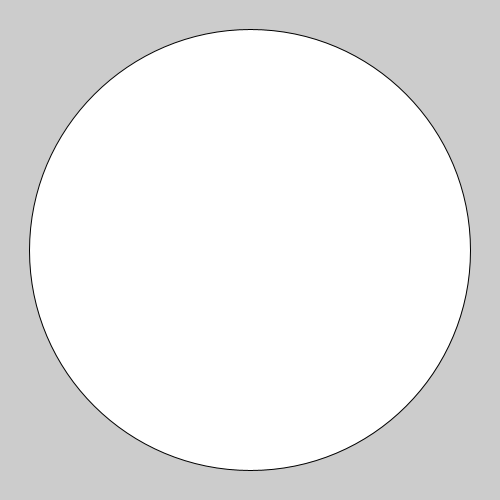
Frame 1 (no input)
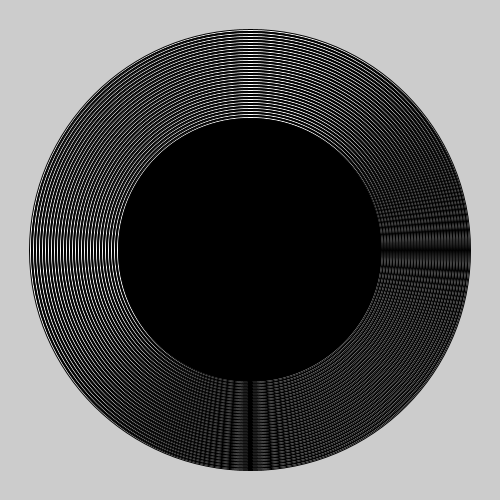
Frame 60 (the mouse pressed at the canvas centre just before this capture)
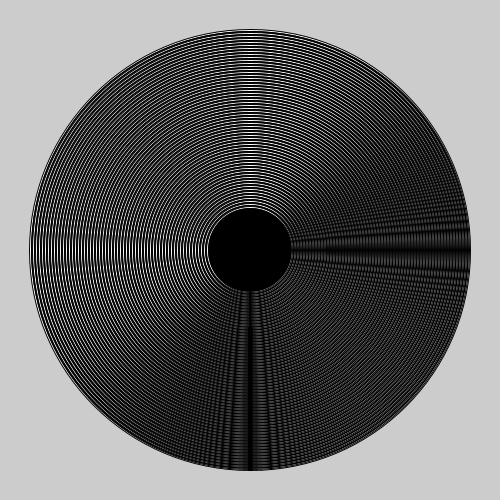
Frame 120 (the mouse held since frame 60 and released just before this capture)

The Processing sketch that drew these frames (run headless with seeded random() and noise(); from frame 60 on, the mouse is pressed at the canvas centre):

// Processing sketch: bullseye
// ── bullseye.pde
int sub=9;
void setup() {
  size(500, 500);
   
}
void draw() {
  
    
    if(sub<450){
   if(sub%2==0){
     fill(0,0,0);
 ellipse(250,250,450-sub,450-sub); 
sub=sub+3;
}else{
  fill(255,255,255);
  ellipse(250,250,450-sub,450-sub);
  sub=sub+3;
    }
}}
